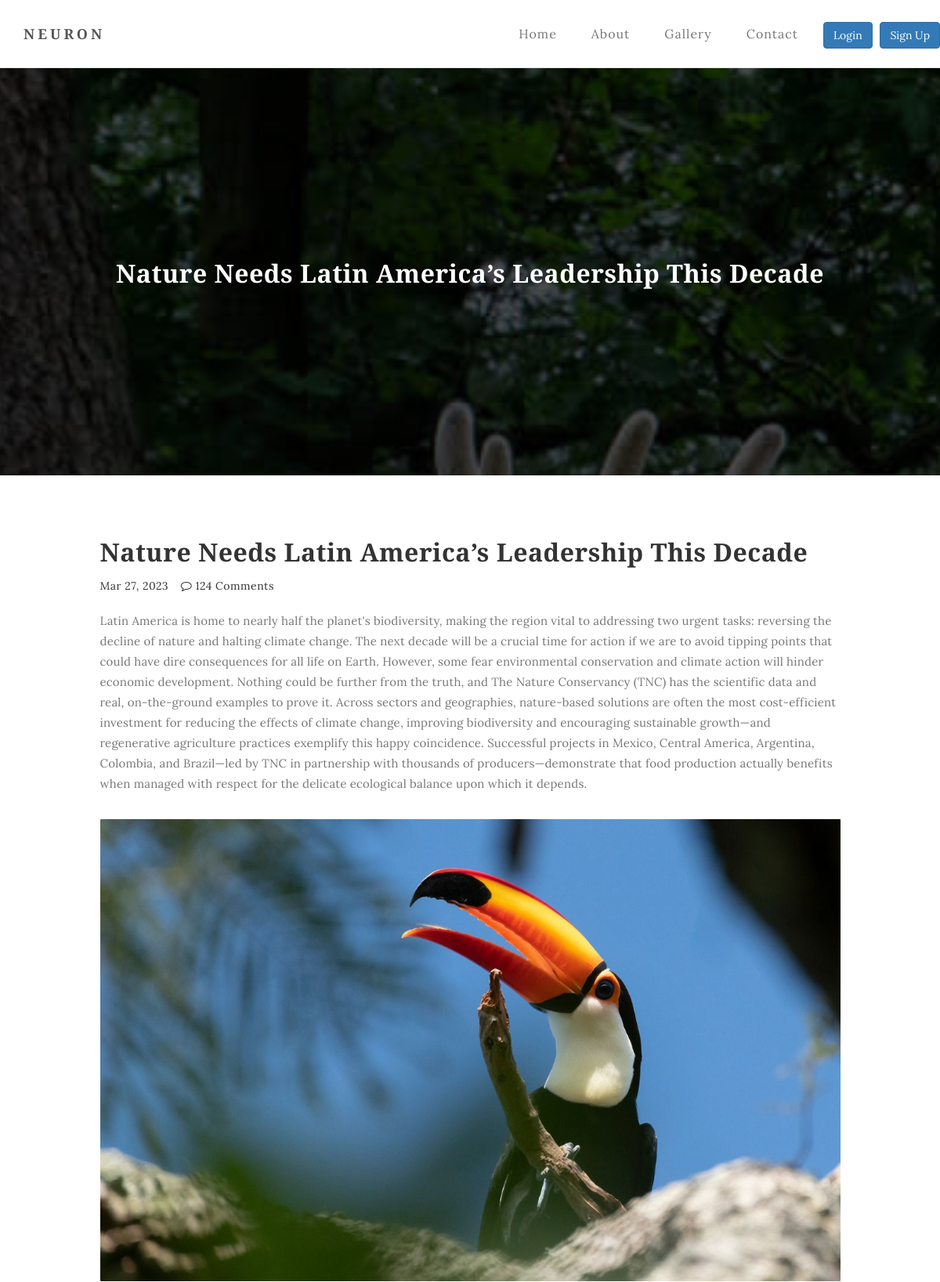
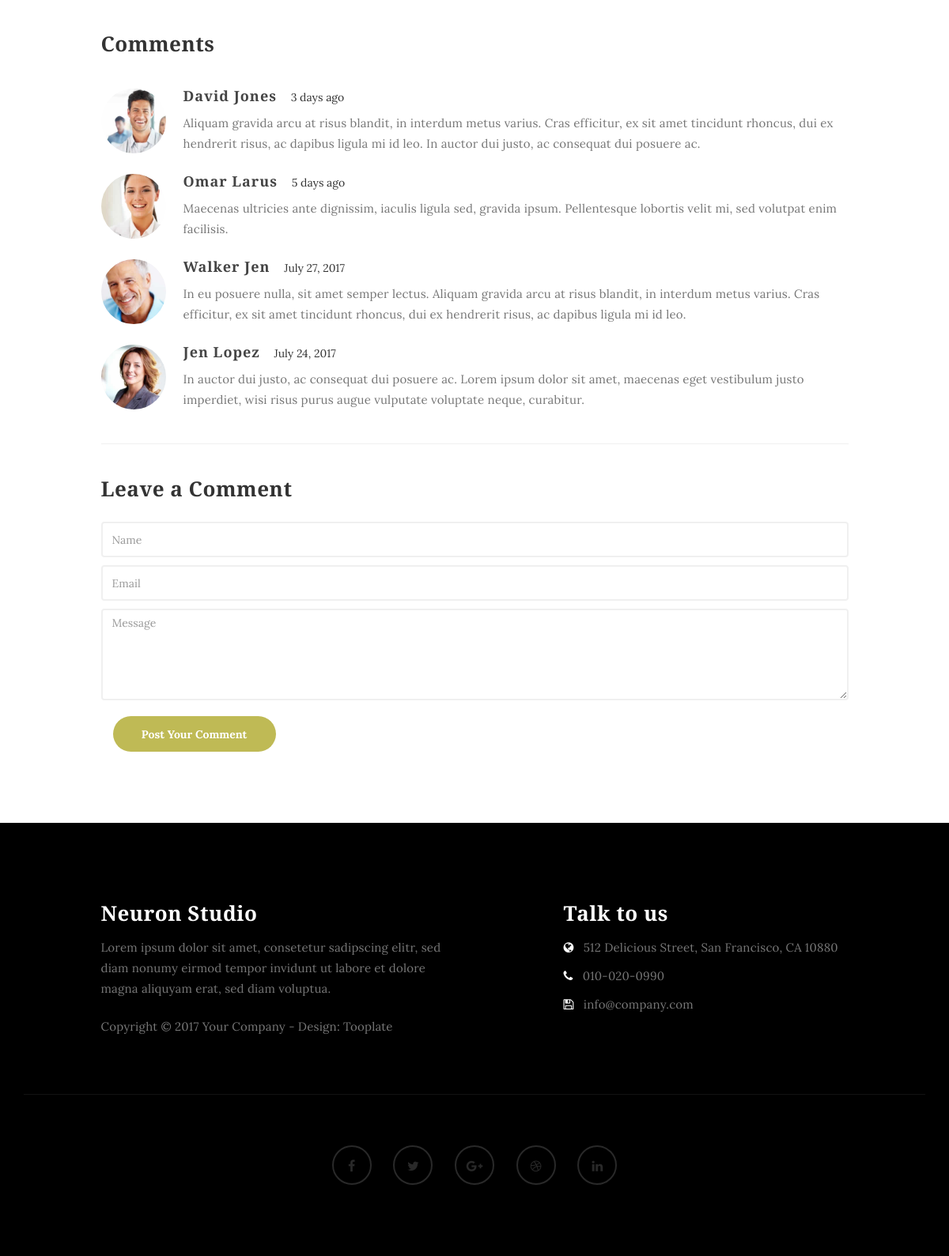
The page /nature-needs-latin-americas-leadership-this-decade/ on the database its author committed (2 pictures, top to bottom).
### blog/models.py (models this page shows, shortened)
class New(models.Model):
    class Status(models.TextChoices):
        draft = 'DF', 'Draft'
        published = 'PB', 'Published'
    title = models.CharField(max_length=200)
    slug = models.SlugField(max_length=50)
    body = models.TextField()
    image = models.ImageField(upload_to='blog/', blank=True, null=True)
    publish_date = models.DateTimeField(default=timezone.now)
    create_time = models.DateTimeField(auto_now_add=True)
    status = models.CharField(max_length=2,
                              choices=Status.choices,
                              default=Status.draft
                              )
    published = PublishManager()
    class Meta:
        ordering = ['-publish_date']

### blog/views.py (the view)
# urls.py: path('<slug:slug>/', BlogDetailView.as_view(), name='blog_detail_view'),
class BlogDetailView(View):
    def get(self, request, slug):
        post = New.published.get(slug=slug)
        context = {
            'post_item':post,
        }
        return render(request, 'blog/blog_detail.html', context)

### blog/models.py (called while the page is built)
    def get_queryset(self):
        return super().get_queryset().filter(status=New.Status.published)

### templates/blog/blog_detail.html (shortened to what this page needs)
{% extends 'base.html' %}
{% block content %}
<section id="home" class="main-single-post parallax-section">
     <div class="overlay"></div>
     <div class="container">
          <div class="row">
               <div class="col-md-12 col-sm-12">
                    <h2>{{ post_item.title }}</h2>
               </div>
          </div>
     </div>
</section>
<section id="blog-single-post">
     <div class="container">
          <div class="row">
               <div class="col-md-offset-1 col-md-10 col-sm-12">
                    <div class="blog-single-post-thumb">
                         <div class="blog-post-title">
                              <h2>{{ post_item.title }}</h2>
                         </div>
                         <div class="blog-post-format">
                              <span>{{ post_item.publish_date|date:'M d, Y' }}</span>
                              <span><a href="#"><i class="fa fa-comment-o"></i> 124 Comments</a></span>
                         </div>
                         <div class="blog-post-des">
                             <p>{{ post_item.body }}</p>
                              <div class="blog-post-image">
                                  <img src="{{ post_item.image.url }}" class="img-responsive" alt="Blog Image 3">
                             </div>
                         </div>
                         <div class="blog-comment">
                              <h3>Comments</h3>
                                   <div class="media">
                                        <div class="media-object pull-left">
                                             <img src="images/comment-image1.jpg" class="img-responsive img-circle" alt="Blog Image 11">
                                        </div>
                                        <div class="media-body">
                                             <h3 class="media-heading">David Jones</h3>
                                             <span>3 days ago</span>
                                             <p>Aliquam gravida arcu at risus blandit, in interdum metus varius. Cras efficitur, ex sit amet tincidunt rhoncus, dui ex hendrerit risus, ac dapibus ligula mi id leo. In auctor dui justo, ac consequat dui posuere ac.</p>
                                        </div>
                                   </div>
                                   <div class="media">
                                        <div class="media-object pull-left">
                                             <img src="images/comment-image2.jpg" class="img-responsive img-circle" alt="Blog Image 22">
                                        </div>
                                        <div class="media-body">
                                             <h3 class="media-heading">Omar Larus</h3>
                                             <span>5 days ago</span>
                                             <p>Maecenas ultricies ante dignissim, iaculis ligula sed, gravida ipsum. Pellentesque lobortis velit mi, sed volutpat enim facilisis.</p>
                                        </div>
                                   </div>
                                   <div class="media">
                                        <div class="media-object pull-left">
                                             <img src="images/author-image2.jpg" class="img-responsive img-circle" alt="Blog Image 33">
                                        </div>
                                        <div class="media-body">
                                             <h3 class="media-heading">Walker Jen</h3>
                                             <span>July 27, 2017</span>
                                             <p>In eu posuere nulla, sit amet semper lectus. Aliquam gravida arcu at risus blandit, in interdum metus varius. Cras efficitur, ex sit amet tincidunt rhoncus, dui ex hendrerit risus, ac dapibus ligula mi id leo.</p>
                                        </div>
                                   </div>
                                   <div class="media">
                                        <div class="media-object pull-left">
                                             <img src="images/author-image1.jpg" class="img-responsive img-circle" alt="Blog Image 44">
                                        </div>
                                        <div class="media-body">
                                             <h3 class="media-heading">Jen Lopez</h3>
                                             <span>July 24, 2017</span>
                                             <p>In auctor dui justo, ac consequat dui posuere ac. Lorem ipsum dolor sit amet, maecenas eget vestibulum justo imperdiet, wisi risus purus augue vulputate voluptate neque, curabitur.</p>
                                        </div>
                                   </div>
                         </div>
                         <div class="blog-comment-form">
                              <h3>Leave a Comment</h3>
                                   <form action="#" method="post">
                           	 	 	 	<input type="text" class="form-control" placeholder="Name" name="name" required>
                                        <input type="email" class="form-control" placeholder="Email" name="email" required>
                                        <textarea name="message" rows="5" class="form-control" id="message" placeholder="Message" message="message" required="required"></textarea>
                                        <div class="col-md-3 col-sm-4">
                                             <input name="submit" type="submit" class="form-control" id="submit" value="Post Your Comment">
                                        </div>
                                   </form>
                         </div>
                    </div>
          </div>
     </div>
     </div>
</section>
{% endblock %}

### static/css/style.css (style rules this page uses)
body { background: #ffffff; font-family: 'Lora', serif; font-style: normal; font-weight: 300; overflow-x: hidden; }
h1,h2,h3,h4,h5,h6 { font-family: 'Merriweather', serif; font-style: normal; font-weight: bold; letter-spacing: 0.5px; }
h2 { font-size: 32px; }
h2,h3 { padding-bottom: 6px; }
h3 { font-size: 26px; }
p { color: #777; font-size: 15px; font-weight: 300; line-height: 26px; letter-spacing: 0.2px; }
html { -webkit-font-smoothing: antialiased; }
a { color: #4d638c; -webkit-transition: 0.5s; -o-transition: 0.5s; transition: 0.5s; text-decoration: none !important; }
* { -webkit-box-sizing: border-box; -moz-box-sizing: border-box; box-sizing: border-box; }
*:before, *:after { -webkit-box-sizing: border-box; -moz-box-sizing: border-box; box-sizing: border-box; }
#about, #gallery, #contact, #blog, #blog-single-post { padding-top: 60px; padding-bottom: 80px; }
.main-about, .main-single-post, .main-gallery, .main-contact { height: 65vh; }
.overlay { background: rgba(0,0,0,0.7 ); width: 100%; height: 100vh; position: absolute; top: 0; left: 0; right: 0; bottom: 0; }
.parallax-section { background-attachment: fixed !important; background-size: cover !important; overflow: hidden; }
#home { background-size: cover; background-position: center center; color: #ffffff; display: -webkit-box; display: -webkit-flex; display: -ms-flexbox; display: flex; -webkit-box-align: center; -webkit-align-items: center; -ms-flex-align: center; align-items: center; position: relative; text-align: center; }
.main-single-post { background: url('../images/single-post-bg.jpg') no-repeat; }
.blog-post-image, .blog-post-video { padding-top: 22px; padding-bottom: 22px; width: 100%; }
#about img, .blog-post-image img { border-radius: 1px; }
.blog-post-format { padding-bottom: 22px; }
.blog-post-format span { letter-spacing: 0.5px; padding-right: 12px; }
.blog-post-format span a { color: #333; }
.blog-author .media a, .blog-comment .media h3 { color: #444; font-size: 18px; letter-spacing: 1px; }
.blog-comment { border-bottom: 1px solid #f0f0f0; padding-bottom: 32px; margin-bottom: 42px; }
.blog-comment .media:nth-child(2) { padding-top: 22px; }
.blog-comment .media img { width: 82px; margin-right: 12px; }
.blog-comment .media h3 { display: inline-block; padding-right: 14px; }
.blog-comment-form h3 { padding-bottom: 18px; }
.blog-comment-form .form-control { box-shadow: none; border: 2px solid #f0f0f0; margin-top: 10px; margin-bottom: 10px; transition: all 0.4s ease-in-out; }
.blog-comment-form input { height: 45px; }
.blog-comment-form input[type="submit"] { background: #bfba55; border-radius: 100px; border: none; color: #ffffff; font-weight: bold; transition: all 0.4s ease-in-out; }

### rows shown on the page
New: title "Nature Needs Latin America’s Leadership This Decade", publish_date "Mar 27, 2023", body "Latin America is home to nearly half the planet's biodiversity, making the region vital to addressing two urgent tasks: reversing the decline of nature and halting climate change. The next decade will be a crucial time for action if we are to avoid tipping points that could have dire consequences for all life on Earth. However, some fear environmental conservation and climate action will hinder economic development. Nothing could be further from the truth, and The Nature Conservancy (TNC) has the scientific data and real, on-the-ground examples to prove it. Across sectors and geographies, nature-based solutions are often the most cost-efficient investment for reducing the effects of climate…", image (picture)
